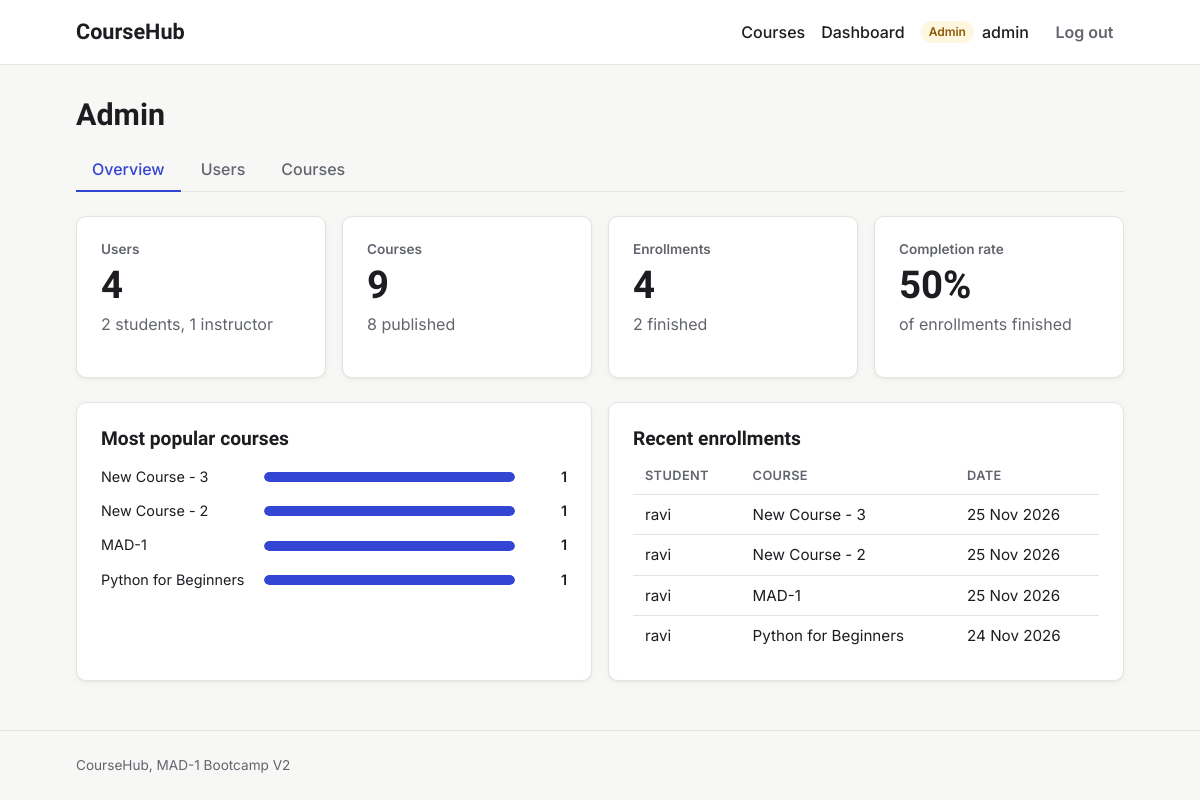
The page /admin (signed in) on the database its author committed.
### models.py (models this page shows, shortened)
class User(db.Model):
    id = db.Column(db.Integer, primary_key=True)
    username = db.Column(db.String(80), unique=True, nullable=False)
    email = db.Column(db.String(120), unique=True, nullable=False)
    password_hash = db.Column(db.String(256), nullable=False)
    role = db.Column(db.String(20), nullable=False, default="student")
    bio = db.Column(db.Text)
    avatar = db.Column(db.String(200))
    created_at = db.Column(db.DateTime, default=utc_now)
    is_active = db.Column(db.Boolean, default=True)
    taught_courses = db.relationship("Course", backref="instructor", lazy=True)
    enrollments = db.relationship(
        "Enrollment", backref="student", cascade="all, delete-orphan"
    )
    completions = db.relationship(
        "LessonCompletion", backref="student", cascade="all, delete-orphan"
    )

class Course(db.Model):
    id = db.Column(db.Integer, primary_key=True)
    title = db.Column(db.String(200), nullable=False)
    slug = db.Column(db.String(200), unique=True, nullable=False)
    description = db.Column(db.Text)
    short_description = db.Column(db.String(500))
    thumbnail = db.Column(db.String(300))
    price = db.Column(db.Float, default=0.0)
    category = db.Column(db.String(50))
    level = db.Column(db.String(20))
    is_published = db.Column(db.Boolean, default=False)
    is_featured = db.Column(db.Boolean, default=False)
    instructor_id = db.Column(db.Integer, db.ForeignKey("user.id"), nullable=False)
    created_at = db.Column(db.DateTime, default=utc_now)
    updated_at = db.Column(db.DateTime, default=utc_now, onupdate=utc_now)
    lessons = db.relationship(
        "Lesson",
        backref="course",
        cascade="all, delete-orphan",
        order_by="Lesson.order",
    )
    enrollments = db.relationship(
        "Enrollment", backref="course", cascade="all, delete-orphan"
    )

class Enrollment(db.Model):
    id = db.Column(db.Integer, primary_key=True)
    student_id = db.Column(db.Integer, db.ForeignKey("user.id"), nullable=False)
    course_id = db.Column(db.Integer, db.ForeignKey("course.id"), nullable=False)
    enrolled_at = db.Column(db.DateTime, default=utc_now)
    completed_at = db.Column(db.DateTime)
    __table_args__ = (
        db.UniqueConstraint("student_id", "course_id", name="unique_enrollment"),
    )

### routes/admin.py (the view)
@bp.route("/admin")
@admin_required
def dashboard():
    total_enrollments = count(db.select(db.func.count(Enrollment.id)))
    completed = count(
        db.select(db.func.count(Enrollment.id)).where(
            Enrollment.completed_at.is_not(None)
        )
    )
    stats = {
        "users": count(db.select(db.func.count(User.id))),
        "students": count(db.select(db.func.count(User.id)).where(User.role == "student")),
        "instructors": count(db.select(db.func.count(User.id)).where(User.role == "instructor")),
        "courses": count(db.select(db.func.count(Course.id))),
        "published": count(db.select(db.func.count(Course.id)).where(Course.is_published.is_(True))),
        "enrollments": total_enrollments,
        "completed": completed,
        "completion_rate": round(completed / total_enrollments * 100) if total_enrollments else 0,
    }
    top_courses = db.session.execute(
        db.select(Course.title, db.func.count(Enrollment.id).label("students"))
        .join(Enrollment, Enrollment.course_id == Course.id)
        .group_by(Course.id)
        .order_by(db.desc("students"))
        .limit(5)
    ).all()
    recent = db.session.scalars(
        db.select(Enrollment).order_by(Enrollment.enrolled_at.desc()).limit(8)
    ).all()
    return render_template(
        "admin_dashboard.html", stats=stats, top_courses=top_courses, recent=recent
    )

### helpers.py (called while the page is built)
def login_required(view):
    @wraps(view)
    def wrapped(*args, **kwargs):
        if g.user is None:
            flash("Please log in to continue.", "warning")
            return redirect(url_for("auth.login", next=request.full_path))
        return view(*args, **kwargs)
    return wrapped

def role_required(*roles):
    def decorator(view):
        @wraps(view)
        @login_required
        def wrapped(*args, **kwargs):
            if g.user.role not in roles:
                abort(403)
            return view(*args, **kwargs)
        return wrapped
    return decorator

### routes/admin.py (called while the page is built)
def count(query):
    return db.session.scalar(query) or 0

### templates/admin_dashboard.html (shortened to what this page needs)
{% extends "base.html" %}
{% from "macros.html" import stat_card, admin_tabs %}
{% block content %}
<div class="page-header">
  <h1>Admin</h1>
  {{ admin_tabs('overview') }}
</div>
<div class="card-grid">
  {{ stat_card("Users", stats.users, stats.students ~ " student" ~ ("" if stats.students == 1 else "s") ~ ", " ~ stats.instructors ~ " instructor" ~ ("" if stats.instructors == 1 else "s")) }}
  {{ stat_card("Courses", stats.courses, stats.published ~ " published") }}
  {{ stat_card("Enrollments", stats.enrollments, stats.completed ~ " finished") }}
  {{ stat_card("Completion rate", stats.completion_rate ~ "%", "of enrollments finished") }}
</div>
<div class="admin-columns">
  <section class="card">
    <h2>Most popular courses</h2>
    {% if top_courses %}
      {% set top = top_courses[0].students %}
      <ul class="bar-chart">
        {% for row in top_courses %}
          <li>
            <span class="bar-label">{{ row.title }}</span>
            <progress class="bar" value="{{ row.students }}" max="{{ top }}" aria-label="{{ row.title }}: {{ row.students }} students">{{ row.students }}</progress>
            <span class="bar-value">{{ row.students }}</span>
          </li>
        {% endfor %}
      </ul>
    {% else %}
      <p class="muted">No enrollments yet.</p>
    {% endif %}
  </section>
  <section class="card">
    <h2>Recent enrollments</h2>
    {% if recent %}
      <table class="table compact">
        <thead>
          <tr><th scope="col">Student</th><th scope="col">Course</th><th scope="col">Date</th></tr>
        </thead>
        <tbody>
          {% for e in recent %}
            <tr>
              <td>{{ e.student.username }}</td>
              <td>{{ e.course.title }}</td>
              <td>{{ e.enrolled_at.strftime('%d %b %Y') }}</td>
            </tr>
          {% endfor %}
        </tbody>
      </table>
    {% else %}
      <p class="muted">No enrollments yet.</p>
    {% endif %}
  </section>
</div>
{% endblock %}

### templates/base.html (shortened to what this page needs)
<!DOCTYPE html>
<html lang="en">
<head>
  <link rel="stylesheet" href="{{ url_for('static', filename='style.css') }}">
</head>
<body>
  <header class="navbar">
    <div class="container navbar-inner">
      <a class="brand" href="{{ url_for('courses.home') }}">CourseHub</a>
      <nav aria-label="Main">
        <ul class="nav-links">
          <li><a href="{{ url_for('courses.course_list') }}">Courses</a></li>
          {% if current_user %}
            <li><a href="{{ url_for('auth.dashboard') }}">Dashboard</a></li>
            <li class="nav-user">
              <span class="badge badge-{{ current_user.role }}">{{ current_user.role|capitalize }}</span>
              <a href="{{ url_for('auth.profile') }}">{{ current_user.username }}</a>
            </li>
            <li>
              <form action="{{ url_for('auth.logout') }}" method="post" class="inline-form">
                <button type="submit" class="btn btn-ghost">Log out</button>
              </form>
            </li>
          {% else %}
            <li><a href="{{ url_for('auth.login') }}">Log in</a></li>
            <li><a class="btn btn-primary" href="{{ url_for('auth.register') }}">Sign up</a></li>
          {% endif %}
        </ul>
      </nav>
    </div>
  </header>
  <main id="main" class="container">
    {% block content %}{% endblock %}
  </main>
  <footer class="footer">
    <div class="container">CourseHub, MAD-1 Bootcamp V2</div>
  </footer>
</body>
</html>

### static/style.css (style rules this page uses)
:root { --font-display: "Bricolage Grotesque", ui-sans-serif, system-ui, sans-serif; --font-body: "Inter", ui-sans-serif, system-ui, -apple-system, "Segoe UI", Roboto, sans-serif; --color-bg: #f7f7f5; --color-surface: #ffffff; --color-text: #1c1d21; --color-muted: #62656e; --color-border: #e3e3df; --color-primary: #3346d3; --color-primary-hover: #2636b0; --color-focus: #8a96ff; --color-success-bg: #e8f5ec; --color-success-text: #1d6b3a; --color-error-bg: #fdecec; --color-error-text: #a12626; --color-warning-bg: #fff6e0; --color-warning-text: #8a5a00; --color-info-bg: #eaf0fd; --color-info-text: #244a9e; --radius: 10px; --space-1: 0.25rem; --space-2: 0.5rem; --space-3: 0.75rem; --space-4: 1rem; --space-6: 1.5rem; --space-8: 2rem; --space-12: 3rem; --shadow: 0 1px 2px rgba(0, 0, 0, 0.04), 0 2px 8px rgba(0, 0, 0, 0.04); }
*, *::before, *::after { box-sizing: border-box; }
body { margin: 0; min-height: 100vh; display: flex; flex-direction: column; font-family: var(--font-body); font-size: 1rem; line-height: 1.55; color: var(--color-text); background: var(--color-bg); }
h1, h2, h3 { font-family: var(--font-display); line-height: 1.2; margin: 0 0 var(--space-2); }
h1 { font-size: 1.9rem; }
h2 { font-size: 1.2rem; }
a { color: var(--color-primary); }
.container { width: 100%; max-width: 1080px; margin: 0 auto; padding: 0 var(--space-4); }
main.container { flex: 1; padding-top: var(--space-8); padding-bottom: var(--space-12); }
.navbar { background: var(--color-surface); border-bottom: 1px solid var(--color-border); }
.navbar-inner { display: flex; flex-wrap: wrap; align-items: center; justify-content: space-between; gap: var(--space-3); min-height: 64px; }
.brand { font-family: var(--font-display); font-weight: 700; font-size: 1.35rem; color: var(--color-text); text-decoration: none; }
.nav-links { display: flex; flex-wrap: wrap; align-items: center; gap: var(--space-4); margin: 0; padding: 0; list-style: none; }
.nav-links a:not(.btn) { color: var(--color-text); text-decoration: none; font-weight: 500; }
.nav-user { display: flex; align-items: center; gap: var(--space-2); color: var(--color-muted); }
.inline-form { margin: 0; }
.btn { display: inline-block; padding: 0.55rem 1rem; border: 1px solid transparent; border-radius: var(--radius); font: inherit; font-weight: 600; text-decoration: none; cursor: pointer; transition: background-color 0.15s ease, border-color 0.15s ease; }
.btn-ghost { background: transparent; color: var(--color-muted); padding: 0.4rem 0.6rem; }
.badge { display: inline-block; padding: 0.1rem 0.5rem; border-radius: 999px; font-size: 0.75rem; font-weight: 600; }
.badge-admin { background: var(--color-warning-bg); color: var(--color-warning-text); }
.page-header { margin-bottom: var(--space-6); }
.card-grid { display: grid; grid-template-columns: repeat(auto-fit, minmax(240px, 1fr)); gap: var(--space-4); margin-bottom: var(--space-6); }
.card { padding: var(--space-6); background: var(--color-surface); border: 1px solid var(--color-border); border-radius: var(--radius); box-shadow: var(--shadow); }
.footer { padding: var(--space-6) 0; border-top: 1px solid var(--color-border); color: var(--color-muted); font-size: 0.85rem; }
.table { width: 100%; border-collapse: collapse; font-size: 0.95rem; }
.table th, .table td { padding: var(--space-3) var(--space-4); border-bottom: 1px solid var(--color-border); text-align: left; vertical-align: middle; }
.table th { font-size: 0.8rem; font-weight: 600; text-transform: uppercase; letter-spacing: 0.03em; color: var(--color-muted); }
.table tbody tr:last-child td { border-bottom: 0; }
.admin-columns { display: grid; grid-template-columns: repeat(auto-fit, minmax(320px, 1fr)); gap: var(--space-4); }
.bar-chart { margin: var(--space-4) 0 0; padding: 0; list-style: none; }
.bar-chart li { display: grid; grid-template-columns: minmax(0, 1.2fr) 2fr 2.5rem; align-items: center; gap: var(--space-3); margin-bottom: var(--space-3); font-size: 0.9rem; }
.bar-label { overflow: hidden; white-space: nowrap; text-overflow: ellipsis; }
.bar { display: block; width: 100%; height: 10px; border: 0; border-radius: 999px; background: var(--color-bg); overflow: hidden; appearance: none; -webkit-appearance: none; }
.bar-value { text-align: right; font-weight: 600; }
.table.compact th, .table.compact td { padding: var(--space-2) var(--space-3); }

### rows shown on the page
User: role "Admin", username "admin"
Course: title "New Course - 3", students "1"
Course: title "New Course - 2", students "1"
Course: title "MAD-1", students "1"
Course: title "Python for Beginners", students "1"
Enrollment: student.username "ravi", course "New Course - 3", enrolled_at "25 Nov 2026"
Enrollment: student.username "ravi", course "New Course - 2", enrolled_at "25 Nov 2026"
Enrollment: student.username "ravi", course "MAD-1", enrolled_at "25 Nov 2026"
Enrollment: student.username "ravi", course "Python for Beginners", enrolled_at "24 Nov 2026"

### other values the page prints
{{ label }} "Users Courses Enrollments Completion rate"
{{ value }} "4 9 4 50%"
{{ note }} "2 students, 1 instructor 8 published 2 finished of enrollments finished"
